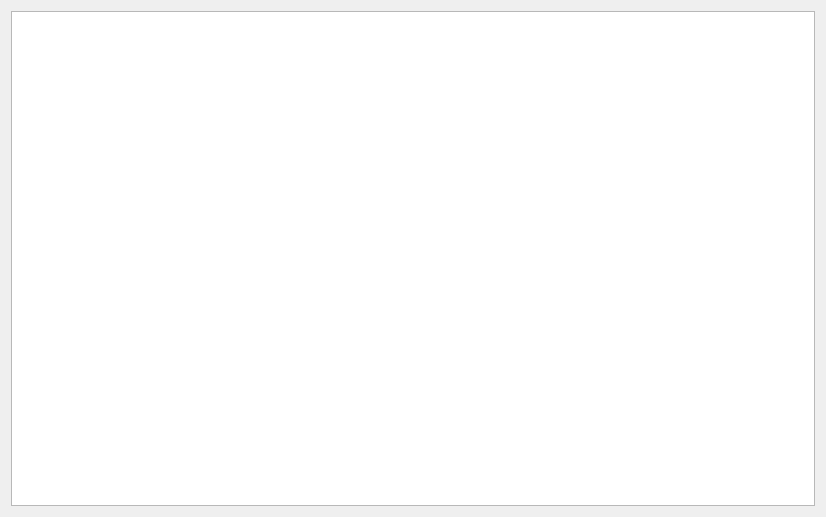
<?xml version="1.0" encoding="UTF-8"?>
<ui version="4.0">
 <class>showinfo</class>
 <widget class="QWidget" name="showinfo">
  <property name="geometry">
   <rect>
    <x>0</x>
    <y>0</y>
    <width>826</width>
    <height>517</height>
   </rect>
  </property>
  <property name="windowTitle">
   <string>Form</string>
  </property>
  <layout class="QHBoxLayout" name="horizontalLayout">
   <item>
    <widget class="QTableView" name="tableView"/>
   </item>
  </layout>
 </widget>
 <resources/>
 <connections/>
</ui>
